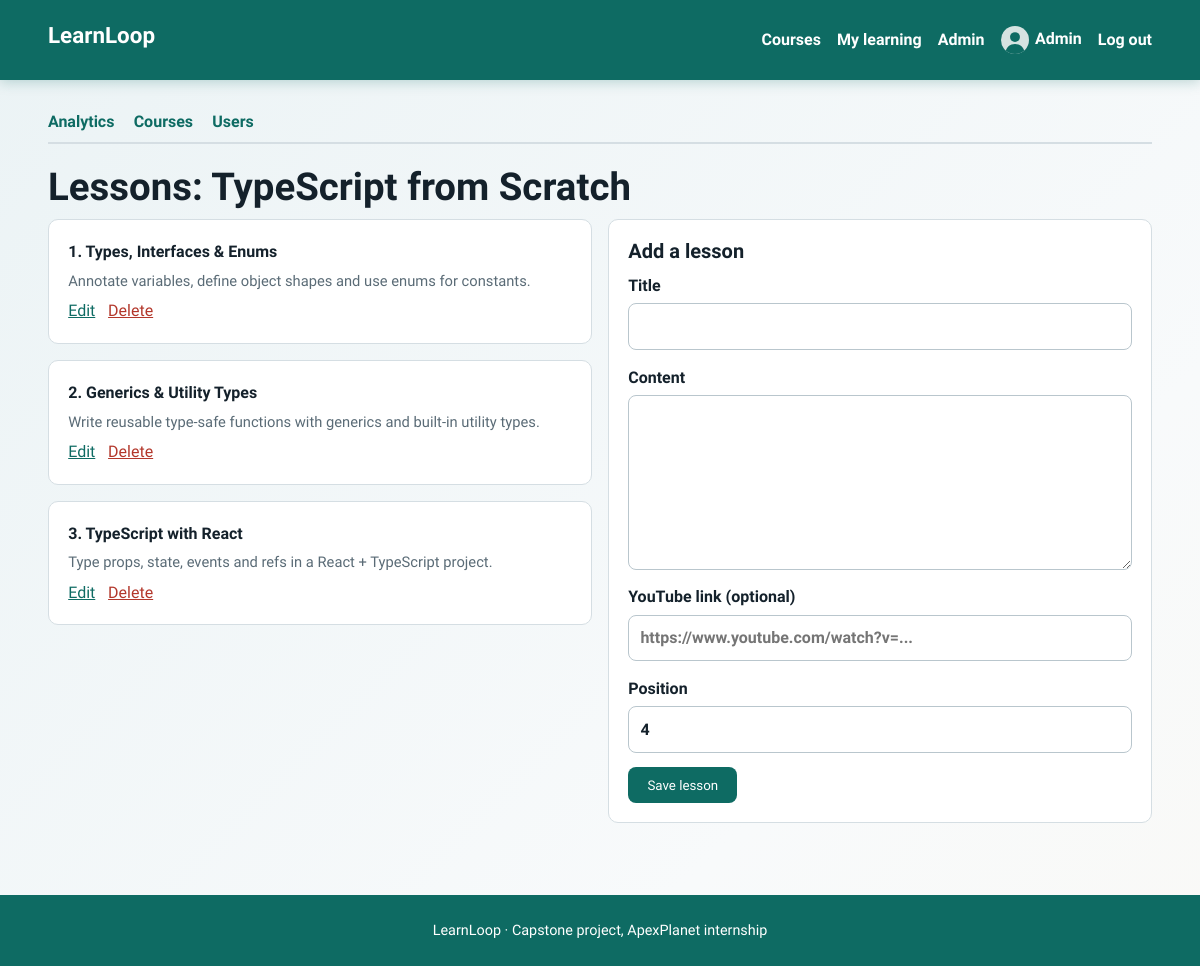
Screenshot of /admin/lessons.php?course_id=8 (signed in) with the database file from the repository.
### tables this page shows
CREATE TABLE users (
  id INT AUTO_INCREMENT PRIMARY KEY,
  name VARCHAR(80) NOT NULL,
  email VARCHAR(120) NOT NULL UNIQUE,
  password VARCHAR(255) NOT NULL,
  role ENUM('student','admin') NOT NULL DEFAULT 'student',
  avatar VARCHAR(120) DEFAULT NULL,
  bio VARCHAR(300) DEFAULT NULL,
  is_verified TINYINT(1) NOT NULL DEFAULT 0,
  created_at TIMESTAMP DEFAULT CURRENT_TIMESTAMP
);

CREATE TABLE courses (
  id INT AUTO_INCREMENT PRIMARY KEY,
  title VARCHAR(120) NOT NULL,
  description TEXT NOT NULL,
  category_id INT NOT NULL,
  level ENUM('Beginner','Intermediate','Advanced') NOT NULL DEFAULT 'Beginner',
  instructor VARCHAR(80) NOT NULL,
  duration_hours DECIMAL(4,1) NOT NULL DEFAULT 1.0,
  created_at TIMESTAMP DEFAULT CURRENT_TIMESTAMP,
  FOREIGN KEY (category_id) REFERENCES categories(id),
  FULLTEXT KEY ft_courses (title, description)
);

CREATE TABLE lessons (
  id INT AUTO_INCREMENT PRIMARY KEY,
  course_id INT NOT NULL,
  title VARCHAR(120) NOT NULL,
  content TEXT NOT NULL,
  video_url VARCHAR(255) DEFAULT NULL,
  position INT NOT NULL DEFAULT 1,
  FOREIGN KEY (course_id) REFERENCES courses(id) ON DELETE CASCADE
);

### includes/functions.php (called while the page is built, shortened)
<?php
function db(): PDO {
    static $pdo = null;
    if ($pdo === null) {
        try {
            $pdo = new PDO('mysql:host=' . DB_HOST . ';dbname=' . DB_NAME . ';charset=utf8mb4', DB_USER, DB_PASS, [
                PDO::ATTR_ERRMODE => PDO::ERRMODE_EXCEPTION,
                PDO::ATTR_DEFAULT_FETCH_MODE => PDO::FETCH_ASSOC,
                PDO::ATTR_EMULATE_PREPARES => false,
                PDO::ATTR_TIMEOUT => 3,
            ]);
            return $pdo;
        } catch (PDOException $firstError) {
        }
        $pdo = null;
        die('<div style="font-family:sans-serif;padding:2rem;max-width:600px;margin:2rem auto;border:1px solid #e2e8f0;border-radius:8px;background:#fff5f5;color:#9b2c2c;">'
            . '<h2 style="margin-top:0;">Database Connection Error</h2>'
            . '<p><strong>' . htmlspecialchars($firstError->getMessage()) . '</strong></p>'
            . '<p style="color:#4a5568;">MariaDB auto-start was attempted but the server did not become ready in time.</p>'
            . '<p style="color:#4a5568;">Please make sure MariaDB is installed at <code>C:\Program Files\MariaDB 13.0\</code> and try refreshing the page.</p>'
            . '</div>');
    }
    return $pdo;
}
function e($v): string { return htmlspecialchars((string)$v, ENT_QUOTES, 'UTF-8'); }
function current_user(): ?array {
    static $user = false;
    if ($user === false) {
        $user = null;
        if (!empty($_SESSION['uid'])) {
            $s = db()->prepare('SELECT id,name,email,role,avatar,bio,created_at FROM users WHERE id=? AND is_verified=1');
            $s->execute([$_SESSION['uid']]);
            $user = $s->fetch() ?: null;
        }
    }
    return $user;
}
function require_admin(): array {
    $u = current_user();
    return $u;
}
function avatar_url(?array $u): string {
    return ($u && !empty($u['avatar'])) ? UPLOAD_URL . $u['avatar'] : 'assets/img/avatar.svg';
}

### admin/lessons.php (the view, shortened to what this page needs)
<?php
$base = '../'; require_once __DIR__ . '/../includes/functions.php'; require_admin();
$cid = (int)($_GET['course_id'] ?? 0);
$s = db()->prepare('SELECT id,title FROM courses WHERE id=?'); $s->execute([$cid]); $course = $s->fetch() ?: redirect('courses.php');
$edit = null;
$rows = db()->prepare('SELECT * FROM lessons WHERE course_id=? ORDER BY position,id'); $rows->execute([$cid]); $rows = $rows->fetchAll();
$pageTitle = 'Lessons'; require __DIR__ . '/../includes/header.php'; require __DIR__ . '/nav.php'; ?>
<h1>Lessons: <?= e($course['title']) ?></h1>
<div class="two-col">
<section>
<?php foreach ($rows as $r): ?>
  <div class="card"><strong><?= (int)$r['position'] ?>. <?= e($r['title']) ?></strong>
    <p class="meta"><?= e(mb_strimwidth($r['content'], 0, 100, '...')) ?></p>
    <div class="actions"><a href="?course_id=<?= $cid ?>&edit=<?= (int)$r['id'] ?>">Edit</a>
    <form method="post" onsubmit="return confirm('Delete this lesson?')"><?= csrf_field() ?><button class="link-btn danger-text" name="delete" value="<?= (int)$r['id'] ?>">Delete</button></form></div></div>
<?php endforeach; if (!$rows): ?><p class="empty">No lessons yet. Add the first one.</p><?php endif; ?>
</section>
<section class="card"><h2><?= $edit ? 'Edit lesson' : 'Add a lesson' ?></h2>
<form method="post"><?= csrf_field() ?><input type="hidden" name="lesson_id" value="<?= (int)($edit['id'] ?? 0) ?>">
  <label>Title <input name="title" value="<?= e($edit['title'] ?? '') ?>" required maxlength="120"></label>
  <label>Content <textarea name="content" rows="6" required><?= e($edit['content'] ?? '') ?></textarea></label>
  <label>YouTube link (optional) <input name="video_url" value="<?= e($edit['video_url'] ?? '') ?>" placeholder="https://www.youtube.com/watch?v=..."></label>
  <label>Position <input type="number" name="position" min="1" value="<?= (int)($edit['position'] ?? count($rows) + 1) ?>"></label>
  <button class="btn">Save lesson</button> <?php if ($edit): ?><a href="?course_id=<?= $cid ?>">Cancel</a><?php endif; ?>
</form></section>
</div>
<?php require __DIR__ . '/../includes/footer.php'; ?>

### includes/header.php (shortened to what this page needs)
<?php require_once __DIR__ . '/functions.php'; $me = current_user(); $base = $base ?? ''; ?>
<!doctype html>
<html lang="en">
<head>
<link rel="stylesheet" href="<?= $base ?>assets/css/style.css">
</head>
<body>
<header class="site-header">
  <a class="brand" href="<?= $base ?>index.php"><?= e(SITE_NAME) ?></a>
  <nav id="nav">
    <a href="<?= $base ?>index.php">Courses</a>
    <?php if ($me): ?>
      <a href="<?= $base ?>dashboard.php">My learning</a>
      <?php if ($me['role'] === 'admin'): ?><a href="<?= $base ?>admin/index.php">Admin</a><?php endif; ?>
      <a class="nav-user" href="<?= $base ?>profile.php"><img src="<?= $base . e(avatar_url($me)) ?>" alt="" width="28" height="28"><?= e($me['name']) ?></a>
      <a href="<?= $base ?>logout.php">Log out</a>
    <?php else: ?>
      <a href="<?= $base ?>login.php">Log in</a>
      <a class="btn btn-small" href="<?= $base ?>register.php">Create account</a>
    <?php endif; ?>
  </nav>
</header>
<main class="wrap">

### assets/css/style.css (style rules this page uses)
:root { --ink:#14212b;--muted:#5a6b76;--bg:#f3f6f8;--panel:#fff;--teal:#0e6b63;--teal-dark:#0a4f49;--gold:#f2b632;--line:#d5dee3;--danger:#b3372b;--radius:10px }
* { box-sizing:border-box }
body { margin:0;min-height:100vh;display:flex;flex-direction:column;font:1rem/1.6 "Source Sans 3",system-ui,sans-serif;color:var(--ink);background:var(--bg) }
h1,h2,h3,.brand { font-family:"Bricolage Grotesque",system-ui,sans-serif;line-height:1.2;margin:0 0 .6rem }
h1 { font-size:clamp(1.7rem,4vw,2.4rem);font-weight:800 }
h2 { font-size:1.25rem }
a { color:var(--teal) }
main,.wrap { flex:1;width:100%;max-width:100%;margin:0;padding:calc(80px + 1.8rem) 4vw 3.5rem;box-sizing:border-box;background:linear-gradient(135deg,#ebf3f5 0%,#f8fafb 30%,#fcf7ed 70%,#edf5f4 100%);background-size:250% 250%;animation:mainBgShift 14s ease infinite,mainFadeIn 0.7s cubic-bezier(0.16,1,0.3,1) both }
.site-header { position:fixed;top:0;left:0;right:0;width:100%;z-index:1000;display:flex;flex-wrap:wrap;align-items:center;justify-content:space-between;gap:.5rem;padding:.7rem 4vw;background:var(--teal);color:#fff;min-height:80px;box-sizing:border-box;box-shadow:0 2px 12px rgba(14,107,99,0.25) }
.brand { font-size:1.4rem;font-weight:800;color:#fff;text-decoration:none }
.site-header nav { display:flex;flex-wrap:wrap;align-items:center;gap:1rem }
.site-header nav a { color:#fff;text-decoration:none;font-weight:600 }
.nav-user img { border-radius:50%;vertical-align:middle;margin-right:.4rem;object-fit:cover }
.btn { display:inline-block;background:var(--teal);color:#fff;border:0;border-radius:8px;padding:.65rem 1.2rem;font:600 1rem inherit;font-family:inherit;text-decoration:none;cursor:pointer }
.link-btn { background:none;border:0;color:var(--teal);font:inherit;cursor:pointer;text-decoration:underline;padding:0 }
.danger-text { color:var(--danger) }
.card { background:var(--panel);border:1px solid var(--line);border-radius:var(--radius);padding:1.2rem;margin-bottom:1rem }
.meta { color:var(--muted);font-size:.92rem;margin:.3rem 0 }
label { display:block;font-weight:600;margin-bottom:.9rem }
input,select,textarea { display:block;width:100%;margin-top:.3rem;padding:.6rem .7rem;border:1px solid #b9c6cd;border-radius:8px;font:inherit;background:#fff;color:var(--ink) }
.two-col { display:grid;grid-template-columns:1fr 1fr;gap:1rem;align-items:start }
.actions { display:flex;gap:.8rem;align-items:center;flex-wrap:wrap }
.actions form { margin:0 }

### rows the page displays
users: name "Admin"
courses: title "TypeScript from Scratch"
lessons: position "1", title "Types, Interfaces & Enums", content "Annotate variables, define object shapes and use enums for constants.", $r['id'] 19 (drawn)
lessons: position "2", title "Generics & Utility Types", content "Write reusable type-safe functions with generics and built-in utility types.", $r['id'] 20 (drawn)
lessons: position "3", title "TypeScript with React", content "Type props, state, events and refs in a React + TypeScript project.", $r['id'] 21 (drawn)

### other values shown
SITE_NAME "LearnLoop"
